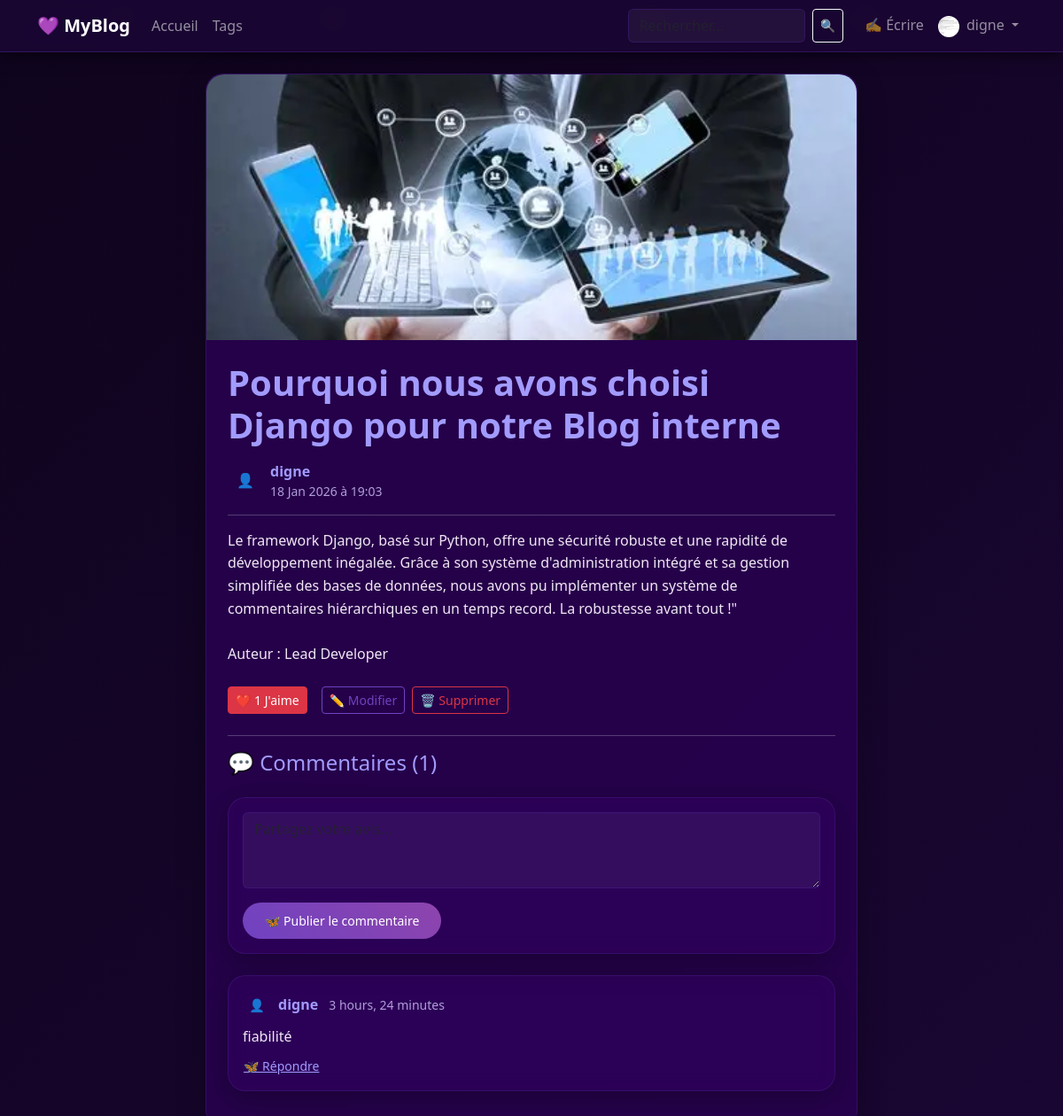
Page /article/6/ (signed in) on the committed database.
### blog/models.py (models this page shows, shortened)
class UserProfile(models.Model):
    user = models.OneToOneField(User, on_delete=models.CASCADE, related_name='profile')
    bio = models.TextField(max_length=500, blank=True)
    avatar = models.ImageField(upload_to='avatars/', blank=True, null=True)
    cover_image = models.ImageField(upload_to='covers/', blank=True, null=True)
    website = models.URLField(blank=True)
    location = models.CharField(max_length=100, blank=True)
    birth_date = models.DateField(null=True, blank=True)
    phone = models.CharField(max_length=20, blank=True)
    social_facebook = models.URLField(blank=True)
    social_twitter = models.URLField(blank=True)
    social_linkedin = models.URLField(blank=True)
    social_instagram = models.URLField(blank=True)
    is_verified = models.BooleanField(default=False)
    is_private = models.BooleanField(default=False)
    email_notifications = models.BooleanField(default=True)
    created_at = models.DateTimeField(auto_now_add=True)

class Article(models.Model):
    title = models.CharField(max_length=200)
    content = models.TextField()
    image = models.ImageField(upload_to='blog_images/', blank=True, null=True)
    author = models.ForeignKey(User, on_delete=models.CASCADE)
    created_at = models.DateTimeField(auto_now_add=True)
    updated_at = models.DateTimeField(auto_now=True)
    likes = models.ManyToManyField(User, related_name='blog_posts', blank=True)
    tags = models.ManyToManyField(Tag, blank=True, related_name='articles')
    views = models.PositiveIntegerField(default=0)
    is_featured = models.BooleanField(default=False)
    status = models.CharField(max_length=10, choices=[
        ('draft', 'Brouillon'),
        ('published', 'Publié')
    ], default='published')
    @property
    def total_likes(self):
        return self.likes.count()
    class Meta:
        ordering = ['-created_at']

class Comment(models.Model):
    article = models.ForeignKey(Article, on_delete=models.CASCADE, related_name='comments')
    author = models.ForeignKey(User, on_delete=models.CASCADE)
    body = models.TextField()
    created_at = models.DateTimeField(auto_now_add=True)
    updated_at = models.DateTimeField(auto_now=True)
    parent = models.ForeignKey('self', null=True, blank=True, on_delete=models.CASCADE, related_name='replies')
    is_edited = models.BooleanField(default=False)
    class Meta:
        ordering = ['created_at']

### blog/views.py (the view)
# urls.py: path('article/<int:pk>/', views.article_detail, name='article_detail'),
def article_detail(request, pk):
    article = get_object_or_404(Article.objects.select_related('author').prefetch_related('tags', 'likes'), pk=pk)
    ip_address = get_client_ip(request)
    view_obj, created = ArticleView.objects.get_or_create(
        article=article,
        user=request.user if request.user.is_authenticated else None,
        ip_address=ip_address
    )
    if created:
        article.increment_views()
    comments = article.comments.filter(parent=None).select_related('author').prefetch_related('replies__author')
    if request.method == 'POST':
        if not request.user.is_authenticated:
            return redirect('login')
        form = CommentForm(request.POST)
        if form.is_valid():
            comment = form.save(commit=False)
            comment.article = article
            comment.author = request.user
            parent_id = request.POST.get('parent_id')
            if parent_id:
                comment.parent = Comment.objects.get(id=parent_id)
            comment.save()
            messages.success(request, 'Commentaire ajouté avec succès !')
            return redirect('article_detail', pk=pk)
    else:
        form = CommentForm()
    similar_articles = Article.objects.filter(
        tags__in=article.tags.all(),
        status='published'
    ).exclude(pk=article.pk).distinct()[:3]
    context = {
        'article': article,
        'comments': comments,
        'form': form,
        'similar_articles': similar_articles
    }
    return render(request, 'blog/article_detail.html', context)

### blog/forms.py (shortened to what this page needs)
class CommentForm(forms.ModelForm):
    class Meta:
        model = Comment
        fields = ['body']
        widgets = {
            'body': forms.Textarea(attrs={
                'rows': 3,
                'placeholder': 'Partagez votre avis, posez une question...',
                'class': 'form-control'
            }),
        }

### blog/views.py (called while the page is built)
def get_client_ip(request):
    x_forwarded_for = request.META.get('HTTP_X_FORWARDED_FOR')
    if x_forwarded_for:
        ip = x_forwarded_for.split(',')[0]
    else:
        ip = request.META.get('REMOTE_ADDR')
    return ip

### blog/templates/blog/article_detail.html (shortened to what this page needs)
{% extends 'base.html' %}
{% block content %}
<div class="row justify-content-center">
    <div class="col-md-8">
        <div class="glass-card mb-4">
            {% if article.image %}
                <img src="{{ article.image.url }}" class="card-img-top" alt="{{ article.title }}" style="border-radius: 20px 20px 0 0; height: 300px; object-fit: cover;">
            {% endif %}
            <div class="card-body p-4">
                <h1 class="card-title text-violet fw-bold mb-3">{{ article.title }}</h1>
                <div class="d-flex align-items-center mb-3">
                    <div class="rounded-circle bg-violet d-flex align-items-center justify-content-center me-2" style="width: 40px; height: 40px;">👤</div>
                    <div>
                        <strong class="text-violet">{{ article.author.username }}</strong>
                        <small class="text-muted d-block">{{ article.created_at|date:"d M Y à H:i" }}</small>
                    </div>
                </div>
                <hr>
                <div class="card-text mb-4" style="white-space: pre-wrap; line-height: 1.6;">{{ article.content }}</div>
                <div class="d-flex align-items-center mb-4">
                    {% if user.is_authenticated %}
                    <form action="{% url 'like_article' article.pk %}" method="post" class="me-3">
                        <button type="submit" class="btn {% if user in article.likes.all %}btn-danger{% else %}btn-outline-danger{% endif %} btn-sm">
                            ❤️ {{ article.total_likes }} J'aime
                        </button>
                    </form>
                    {% else %}
                    <span class="btn btn-outline-secondary btn-sm me-3">❤️ {{ article.total_likes }} J'aime</span>
                    {% endif %}
                    {% if user == article.author or user.is_staff %}
                        <a href="{% url 'article_update' article.pk %}" class="btn btn-outline-violet btn-sm me-2">✏️ Modifier</a>
                        <a href="{% url 'article_delete' article.pk %}" class="btn btn-outline-danger btn-sm" onclick="return confirm('Supprimer cet article ?')">🗑️ Supprimer</a>
                    {% endif %}
                </div>
                <hr>
                <h4 class="text-violet mb-4">💬 Commentaires ({{ article.comments.count }})</h4>
                {% if user.is_authenticated %}
                <div class="glass-card p-3 mb-4">
                    <form method="post">
                        <div class="mb-3">
                            <textarea name="body" class="form-control" rows="3" placeholder="Partagez votre avis..." required></textarea>
                        </div>
                        <button type="submit" class="btn btn-violet btn-sm">🦋 Publier le commentaire</button>
                    </form>
                </div>
                {% else %}
                <div class="glass-card p-3 mb-4 text-center">
                    <p class="text-muted mb-2">🦋 Rejoignez la conversation</p>
                    <a href="{% url 'login' %}" class="btn btn-violet btn-sm">Se connecter pour commenter</a>
                </div>
                {% endif %}
                <div class="comments-section">
                    {% if comments %}
                        {% include 'blog/comment_thread.html' with comments=comments depth=0 %}
                    {% else %}
                        <div class="text-center p-4">
                            <span style="font-size: 48px;">🦋</span>
                            <p class="text-muted mt-2">Soyez le premier à laisser un commentaire !</p>
                        </div>
                    {% endif %}
                </div>
            </div>
        </div>
    </div>
</div>
{% endblock %}

### blog/templates/base.html (shortened to what this page needs)
<!DOCTYPE html>
<html lang="fr">
<head>
    <link href="https://cdn.jsdelivr.net/npm/bootstrap@5.3.0/dist/css/bootstrap.min.css" rel="stylesheet">
</head>
<body>
    <div class="butterfly-container">
        <div class="butterfly" style="left: 10%; animation-delay: 0s;">🦋</div>
        <div class="butterfly" style="left: 30%; animation-delay: 4s;">🦋</div>
        <div class="butterfly" style="left: 60%; animation-delay: 8s;">🦋</div>
        <div class="butterfly" style="left: 80%; animation-delay: 2s;">🦋</div>
    </div>
    <nav class="navbar navbar-expand-lg navbar-dark mb-4">
        <div class="container">
            <a class="navbar-brand fw-bold" href="{% url 'article_list' %}">💜 MyBlog</a>
            <div class="collapse navbar-collapse" id="navbarNav">
                <ul class="navbar-nav me-auto">
                    <li class="nav-item"><a class="nav-link" href="{% url 'article_list' %}">Accueil</a></li>
                    <li class="nav-item"><a class="nav-link" href="{% url 'tag_list' %}">Tags</a></li>
                </ul>
                <form class="d-flex me-3" method="get" action="{% url 'search_articles' %}">
                    <input class="form-control me-2" type="search" name="q" placeholder="Rechercher..." aria-label="Search" style="width: 200px;">
                    <button class="btn btn-outline-light btn-sm" type="submit">🔍</button>
                </form>
                <ul class="navbar-nav">
                    {% if user.is_authenticated %}
                        <li class="nav-item"><a class="nav-link" href="{% url 'article_create' %}">✍️ Écrire</a></li>
                        <li class="nav-item dropdown">
                            <a class="nav-link dropdown-toggle" href="#" id="navbarDropdown" role="button" data-bs-toggle="dropdown">
                                {% if user.profile and user.profile.avatar %}
                                    <img src="{{ user.profile.avatar.url }}" class="rounded-circle me-1" width="24" height="24" style="object-fit: cover;">
                                {% else %}
                                    👤
                                {% endif %}
                                {{ user.username }}
                            </a>
                        </li>
                    {% else %}
                        <li class="nav-item"><a class="nav-link" href="{% url 'login' %}">Connexion</a></li>
                        <li class="nav-item"><a class="nav-link" href="{% url 'signup' %}">Inscription</a></li>
                    {% endif %}
                </ul>
            </div>
        </div>
    </nav>
    <div class="container">
        {% block content %}{% endblock %}
    </div>
</body>
</html>

### blog/templates/blog/comment_thread.html (shortened to what this page needs)
{% for comment in comments %}
<div class="comment mb-3 p-3 glass-card" style="margin-left: {{ depth|default:0|add:0 }}rem;">
    <div class="d-flex align-items-center mb-2">
        <div class="rounded-circle bg-violet d-flex align-items-center justify-content-center me-2" style="width: 32px; height: 32px; font-size: 14px;">
            👤
        </div>
        <div>
            <strong class="text-violet">{{ comment.author.username }}</strong>
            <small class="text-muted ms-2">{{ comment.created_at|timesince }}</small>
        </div>
    </div>
    <p class="mb-2">{{ comment.body }}</p>
    {% if user.is_authenticated %}
    <button class="btn btn-link btn-sm text-violet p-0" type="button" data-bs-toggle="collapse" data-bs-target="#replyForm{{ comment.id }}">
        🦋 Répondre
    </button>
    {% endif %}
</div>
{% endfor %}

### blog/templates/base.html (style rules this page uses)
:root { --primary-violet: #6f42c1; --secondary-violet: #8e44ad; --dark-violet: #1a0633; --deep-purple: #0f041d; --glass-purple: rgba(45, 0, 89, 0.7); --soft-violet: #a29bfe; --text-light: #f3e5f5; }
body { background: linear-gradient(135deg, var(--deep-purple) 0%, var(--dark-violet) 100%); color: var(--text-light); min-height: 100vh; overflow-x: hidden; font-family: 'Segoe UI', Tahoma, Geneva, Verdana, sans-serif; }
.butterfly-container { position: fixed; top: 0; left: 0; width: 100%; height: 100%; pointer-events: none; z-index: -1; }
.butterfly { position: absolute; font-size: 24px; animation: float 15s infinite linear; opacity: 0.3; }
.navbar { background: rgba(26, 6, 51, 0.9) !important; backdrop-filter: blur(10px); border-bottom: 1px solid rgba(111, 66, 193, 0.3); box-shadow: 0 4px 15px rgba(0, 0, 0, 0.5); }
.btn-violet { background: linear-gradient(45deg, var(--primary-violet), var(--secondary-violet)); color: white; border: none; border-radius: 25px; padding: 10px 25px; transition: transform 0.3s, box-shadow 0.3s; }
.glass-card { background: var(--glass-purple); backdrop-filter: blur(10px); border: 1px solid rgba(111, 66, 193, 0.2); border-radius: 20px; box-shadow: 0 8px 32px rgba(0, 0, 0, 0.3); color: var(--text-light); }
.text-violet { color: var(--soft-violet) !important; }
.text-muted { color: #b39ddb !important; }
.form-control, .form-select { background-color: rgba(255, 255, 255, 0.05); border: 1px solid rgba(111, 66, 193, 0.3); color: white; }

### blog/templates/blog/article_detail.html (style rules this page uses)
.btn-outline-violet { border-color: var(--primary-violet); color: var(--primary-violet); }

### rows in the picture
Article: image (picture), title "Pourquoi nous avons choisi Django pour notre Blog interne", author.username "digne", created_at "18 Jan 2026 à 19:03", content "Le framework Django, basé sur Python, offre une sécurité robuste et une rapidité de développement inégalée. Grâce à son système d'administration intégré et sa gestion simplifiée des bases de données, nous avons pu implémenter un système de commentaires hiérarchiques en un temps record. La robustesse avant tout !\" Auteur : Lead Developer", total_likes "1", comments.count "1"
Comment: author.username "digne", created_at "3 hours, 24 minutes", body "fiabilité"

### other values in the picture
{{ user.username }} "digne"
